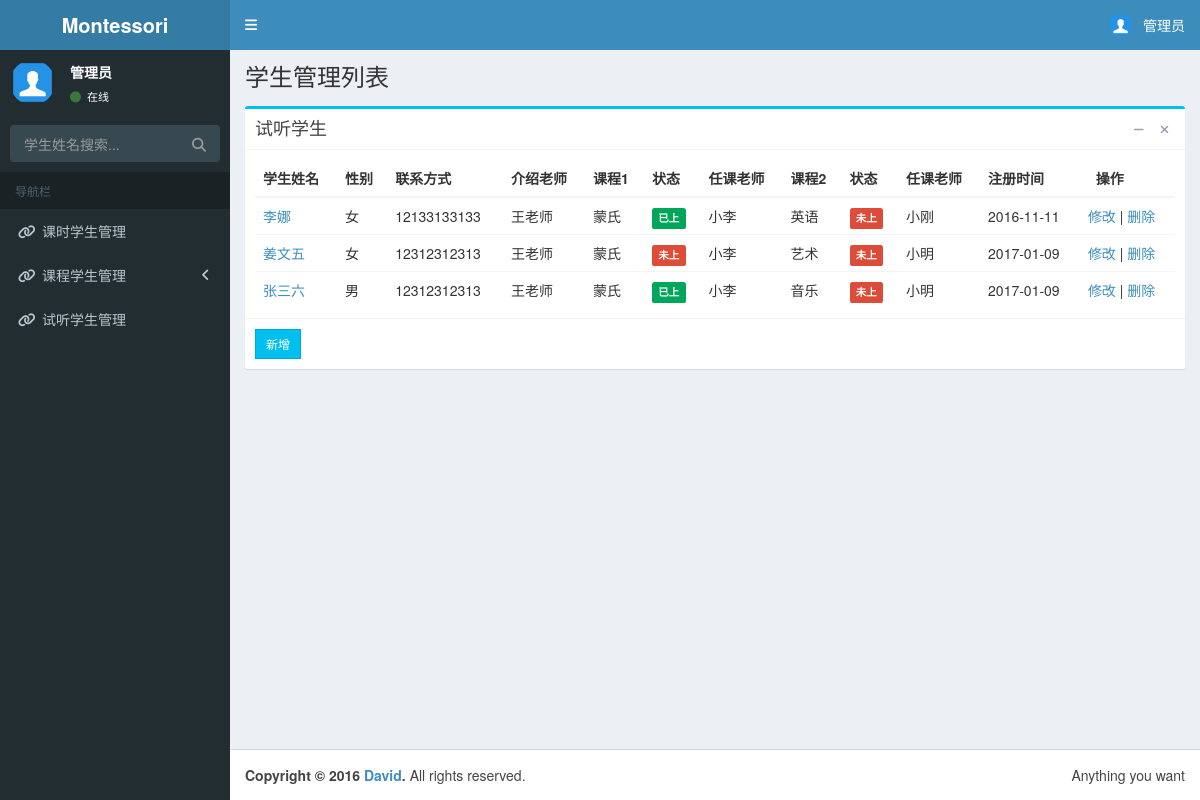
The app's page /homepage/tryList/ (signed in) with its own data.
### managesystem/models.py (models this page shows, shortened)
class TryStudent(models.Model):
    username = models.CharField(max_length=200)
    sex = models.CharField(max_length=200)
    phone_num = models.CharField(max_length=200)
    contact = models.CharField(max_length=200)
    try_class_one = models.CharField(max_length=200,null=False,default="蒙氏")
    try_class_one_state = models.CharField(max_length=200,null=False,default="未上")
    class_one_teacher = models.CharField(max_length=200)
    try_class_two = models.CharField(max_length=200, null=False, default="蒙氏")
    try_class_two_state = models.CharField(max_length=200, null=False, default="未上")
    class_two_teacher = models.CharField(max_length=200)
    register_date = models.DateField(default="2016-11-11")
    accompany_username = models.CharField(max_length=200, default="")
    try_class_one_time = models.CharField(max_length=200, default="")
    try_class_two_time = models.CharField(max_length=200, default="")
    source = models.CharField(max_length=200, default="")
    unRegister_reason = models.CharField(max_length=200, default="")
    birth_date = models.CharField(max_length=200, default="0个月")

### managesystem/views.py (the view)
# urls.py: url(r'^homepage/tryList/$',TryStudentList),
def TryStudentList(request):
    if request.user.is_authenticated():
        tryStudentArr = TryStudent.objects.all()
        if request.method == "POST":
            keywords = request.POST["keywords"]
            searchList = TryStudent.objects.filter(username__contains=keywords)
            return render_to_response("homepage/tryStudentList.html", {"studentList": searchList})
        return render_to_response("homepage/tryStudentList.html", {"studentList": tryStudentArr})
    else:
        return HttpResponseRedirect('/')

### templates/homepage/tryStudentList.html (shortened to what this page needs)
{% load staticfiles %}
<!DOCTYPE html>
<html>
<head>
  <link rel="stylesheet" href="{% static "bootstrap/css/bootstrap.min.css"%}">
  <link rel="stylesheet" href="https://cdnjs.cloudflare.com/ajax/libs/font-awesome/4.5.0/css/font-awesome.min.css">
  <link rel="stylesheet" href="https://cdnjs.cloudflare.com/ajax/libs/ionicons/2.0.1/css/ionicons.min.css">
  <link rel="stylesheet" href="{% static "dist/css/AdminLTE.min.css"%}">
  <link rel="stylesheet" href="{% static "dist/css/skins/skin-blue.min.css"%}">
</head>
<body class="hold-transition skin-blue sidebar-mini">
<div class="wrapper">
  <header class="main-header">
    <a href="http://127.0.0.1:8001/homepage/." class="logo">
      <span class="logo-lg"><b>Montessori</b></span>
    </a>
    <nav class="navbar navbar-static-top" role="navigation">
      <a href="#" class="sidebar-toggle" data-toggle="offcanvas" role="button">
      </a>
      <div class="navbar-custom-menu">
        <ul class="nav navbar-nav">
          <li class="dropdown user user-menu">
            <a href="#" class="dropdown-toggle" data-toggle="dropdown">
              <img src="{% static "dist/img/user2-160x160.jpg" %}" class="user-image" alt="User Image">
              <span class="hidden-xs">管理员</span>
            </a>
          </li>
        </ul>
      </div>
    </nav>
  </header>
  <aside class="main-sidebar">
    <section class="sidebar">
      <div class="user-panel">
        <div class="pull-left image">
          <img src="{% static "dist/img/user2-160x160.jpg" %}" class="img-circle" alt="User Image">
        </div>
        <div class="pull-left info">
          <p>管理员</p>
          <a href="#"><i class="fa fa-circle text-success"></i> 在线</a>
        </div>
      </div>
      <form action="" method="post" class="sidebar-form">
        <div class="input-group">
          <input type="text" name="keywords" class="form-control" placeholder="学生姓名搜索...">
              <span class="input-group-btn">
                <button type="submit" name="search" id="search-btn" class="btn btn-flat"><i class="fa fa-search"></i>
                </button>
              </span>
        </div>
      </form>
      <ul class="sidebar-menu">
        <li class="header">导航栏</li>
        <li><a href="/homepage/hoursList/"><i class="fa fa-link"></i> <span>课时学生管理</span></a></li>
        <li class="treeview">
          <a href="#"><i class="fa fa-link"></i> <span>课程学生管理</span>
            <span class="pull-right-container">
              <i class="fa fa-angle-left pull-right"></i>
            </span>
          </a>
        </li>
        <li class="treeview"><a href="/homepage/tryList/"><i class="fa fa-link"></i> <span>试听学生管理</span></a></li>
      </ul>
    </section>
  </aside>
  <div class="content-wrapper">
    <section class="content-header">
      <h1>
        学生管理列表
      </h1>
    </section>
    <section class="content">
          <div class="box box-info">
            <div class="box-header with-border">
              <h3 class="box-title">试听学生</h3>
              <div class="box-tools pull-right">
                <button type="button" class="btn btn-box-tool" data-widget="collapse"><i class="fa fa-minus"></i>
                </button>
                <button type="button" class="btn btn-box-tool" data-widget="remove"><i class="fa fa-times"></i></button>
              </div>
            </div>
            <div class="box-body">
              <div class="table-responsive">
                <table class="table no-margin">
                  <thead>
                  <tr>
                      <th>学生姓名</th>
                      <th>性别</th>
                      <th>联系方式</th>
                      <th>介绍老师</th>
                      <th>课程1</th>
                      <th>状态</th>
                      <th>任课老师</th>
                      <th>课程2</th>
                      <th>状态</th>
                      <th>任课老师</th>
                      <th>注册时间</th>
                      <th>&nbsp;&nbsp;操作</th>
                  </tr>
                  </thead>
                  <tbody>
                    {% for itemtry in studentList %}
                    <tr>
                      <td><a>{{ itemtry.username }}</a></td>
                      <td>{{ itemtry.sex }}</td>
                      <td>{{ itemtry.phone_num }}</td>
                      <td>{{ itemtry.contact }}</td>
                      <td>{{ itemtry.try_class_one }}</td>
                      <td><span id="{{ itemtry.id }}one">{{ itemtry.try_class_one_state }}</span></td>
                      <td>{{ itemtry.class_one_teacher }}</td>
                      <td>{{ itemtry.try_class_two }}</td>
                      <td><span id="{{ itemtry.id }}two">{{ itemtry.try_class_two_state }}</span></td>
                      <td>{{ itemtry.class_two_teacher }}</td>
                      <td>{{ itemtry.register_date|date:"Y-m-d" }}</td>
                      <td><a href="/tryModification/{{ itemtry.username }}">修改</a>&nbsp;|&nbsp;<a data-toggle="modal" data-target="#{{ itemtry.username }}mymodal" href="javascript:void(0)">删除</a></td>
                    </tr>
                    {% endfor %}
                  </tbody>
                </table>
              </div>
            </div>
            <div class="box-footer clearfix">
              <a href="/tryRegister/" class="btn btn-sm btn-info btn-flat pull-left">新增</a>
            </div>
          </div>
    </section>
  </div>
  <footer class="main-footer">
    <div class="pull-right hidden-xs">
      Anything you want
    </div>
    <strong>Copyright &copy; 2016 <a href="#">David</a>.</strong> All rights reserved.
  </footer>
</div>
</body>
</html>

### records on screen
TryStudent: username "李娜", sex "女", phone_num "12133133133", contact "王老师", try_class_one "蒙氏", try_class_one_state "已上", class_one_teacher "小李", try_class_two "英语", try_class_two_state "未上", class_two_teacher "小刚", register_date "2016-11-11"
TryStudent: username "姜文五", sex "女", phone_num "12312312313", contact "王老师", try_class_one "蒙氏", try_class_one_state "未上", class_one_teacher "小李", try_class_two "艺术", try_class_two_state "未上", class_two_teacher "小明", register_date "2017-01-09"
TryStudent: username "张三六", sex "男", phone_num "12312312313", contact "王老师", try_class_one "蒙氏", try_class_one_state "已上", class_one_teacher "小李", try_class_two "音乐", try_class_two_state "未上", class_two_teacher "小明", register_date "2017-01-09"
